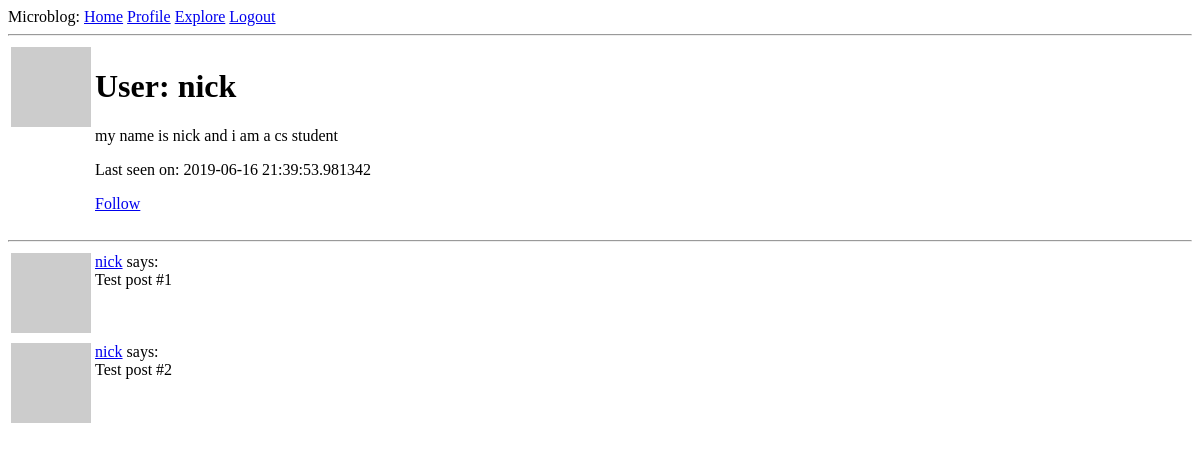
Page /user/nick (signed in) on the earlier database version.
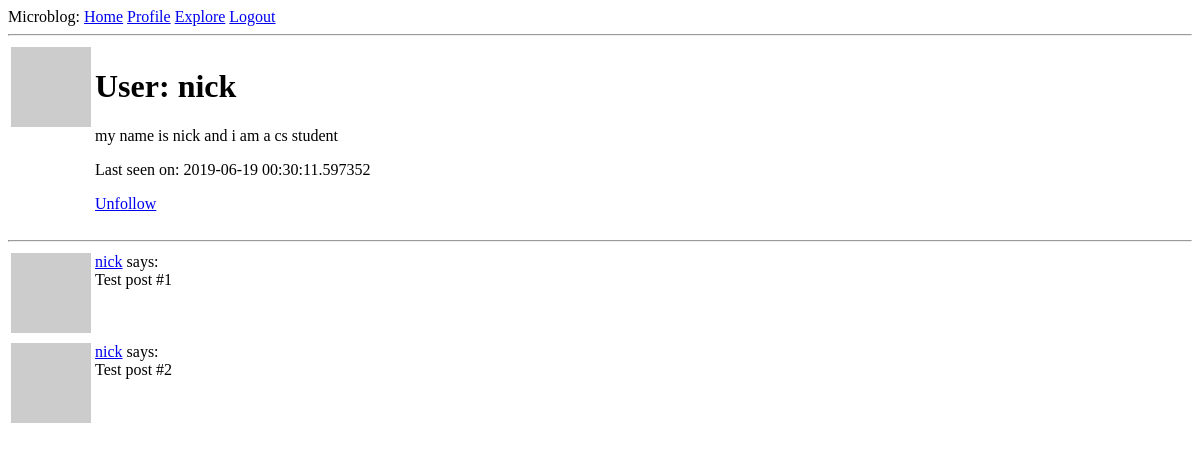
Same page on the later database version.
### app/models.py (models this page shows, shortened)
class User(UserMixin, db.Model):
    id = db.Column(db.Integer, primary_key=True)
    username = db.Column(db.String(64), index = True, unique = True)
    email = db.Column(db.String(120), index =True, unique = True)
    password_hash = db.Column(db.String(128))
    about_me = db.Column(db.String(140))
    last_seen = db.Column(db.DateTime, default = datetime.utcnow)
    followed = db.relationship('User', secondary=followers, primaryjoin=(followers.c.follower_id == id),
        secondaryjoin=(followers.c.followed_id == id),
        backref=db.backref('followers', lazy='dynamic'), lazy = 'dynamic')
    posts = db.relationship('Post', backref ='author',lazy='dynamic')
    def avatar(self,size):
        digest = md5(self.email.lower().encode('utf-8')).hexdigest()
        return 'https://www.gravatar.com/avatar/{}?d=identicon&s={}'.format(digest, size)
    def is_following(self, user):
        return self.followed.filter(followers.c.followed_id == user.id).count() > 0

### app/routes.py (the view)
@app.route('/user/<username>')
@login_required # login must be required to view a profile!
def user(username):
    user = User.query.filter_by(username=username).first_or_404()
    posts = [
        {'author':user, 'body':'Test post #1'},
        {'author':user, 'body':'Test post #2'}
    ]
    return render_template('user.html', user=user, posts=posts)

### app/models.py (called while the page is built)
@login.user_loader  # this decorator registers the user loaded with Flask-Login
def load_user(id):
    return User.query.get(int(id))

### app/routes.py (called while the page is built)
@app.before_request
def before_request():
    if current_user.is_authenticated:
        current_user.last_seen = datetime.utcnow()
        db.session.commit()

### app/templates/user.html
{% extends "base.html" %}
{% block content %}
  <table>
    <tr valign="top">
      <td><img src="{{ user.avatar(128) }}" alt=""></td>
      <td>
        <h1>User: {{ user.username }}</h1>
        {% if user.about_me %} <p>{{ user.about_me }}</p> {% endif %}
        {% if user.last_seen %} <p>Last seen on: {{ user.last_seen }}</p> {% endif %}
        {% if user == current_user %}
          <p><a href="{{ url_for('edit_profile')  }}">Edit your profile</a></p>
        {% elif not current_user.is_following(user) %}
          <p><a href="{{ url_for('follow', username=user.username) }}">Follow</a></p>
        {% else %}
          <p><a href="{{ url_for('unfollow', username=user.username) }}">Unfollow</a></p>
        {% endif %}
      </td>
    </tr>
  </table>
  <hr>
  {% for post in posts %}
    {% include '_post.html' %}
  {% endfor %}
{% endblock %}

### app/templates/_post.html
<table>
  <tr valign="top">
    <td><img src="{{ post.author.avatar(36) }}" alt=""></td>
    <td>
      <a href="{{ url_for('user', username=post.author.username) }}">{{ post.author.username }}</a> says:<br>{{ post.body }}</td>
  </tr>
</table>

Differences in the rows shown:
changed User "nick": last_seen "2019-06-16 21:39:53.981342" → "2019-06-19 00:30:11.597352"
Other differences:
text no longer shown: "Follow"
text now shown: "Unfollow"
